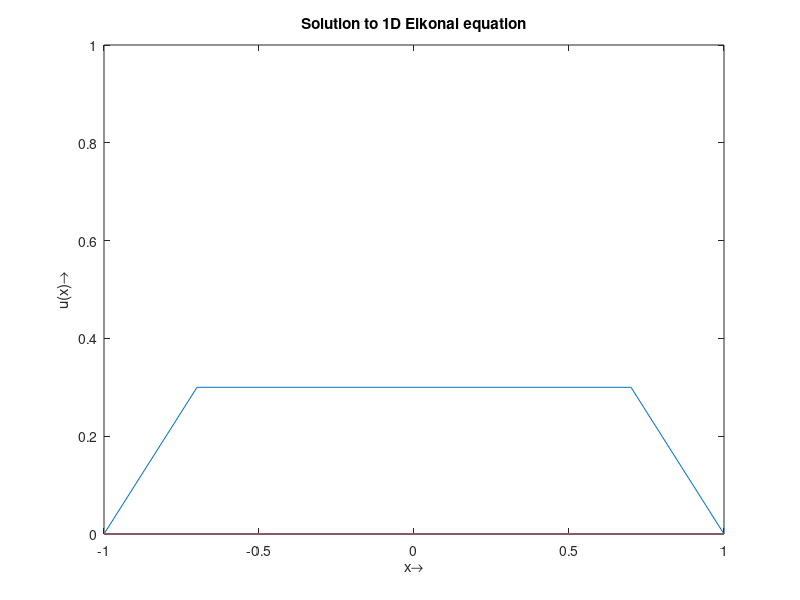

The MATLAB source for this figure:
%%%%%%%%%%%%%%%%%%%%%%%%%%%%%%%%%%%%%%%%%%%%%%%%%%%%%%%% 
% Program to implement the upwind like scheme          % 
%   for 1D Eikonal Equation                            %
%       |u'| = 1 in \Omega                             % 
%        u(0) = u(1) = 0                               % 
%                                                      % 
%%%%%%%%%%%%%%%%%%%%%%%%%%%%%%%%%%%%%%%%%%%%%%%%%%%%%%%%
clear
close all

format long

N = 20;
a = -1;
b = 1;

h = (b-a)/N;

x = (a:h:b)';

delt = h;

% Tolerance for convergence
eps = 10^-4;
error = 100;

u = zeros(N+1);
unew = u;
iter = 0;
%while error > eps
for i = 1:3
    for i = 2:N
        Dp = (u(i+1)-u(i))/h;
        Dm = (u(i-1)-u(i))/h;
        
        D = min([0,Dp,Dm]);
        
        H = sqrt(D^2)-1;
        
        unew(i) = u(i) - delt*H;
    end
    error = max(abs(unew-u));
    u = unew;
    iter = iter+1;
    plot(x,unew);
    pause(0.00001);
end
plot(x,unew)
xlabel('x\rightarrow') % x-axis label
ylabel('u(x)\rightarrow') % y-axis label
title('Solution to 1D Eikonal equation');
axis([-1 1 0 1])
iter